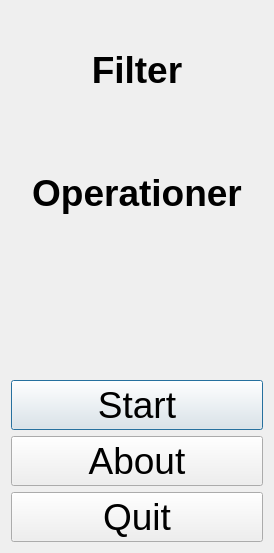
<?xml version="1.0" encoding="UTF-8"?>
<ui version="4.0">
 <class>QtFilterOperationerMenuDialog</class>
 <widget class="QDialog" name="QtFilterOperationerMenuDialog">
  <property name="geometry">
   <rect>
    <x>0</x>
    <y>0</y>
    <width>274</width>
    <height>553</height>
   </rect>
  </property>
  <property name="font">
   <font>
    <pointsize>28</pointsize>
   </font>
  </property>
  <property name="windowTitle">
   <string>FilterOperationer</string>
  </property>
  <layout class="QVBoxLayout" name="verticalLayout">
   <item>
    <widget class="QLabel" name="label_title">
     <property name="font">
      <font>
       <pointsize>28</pointsize>
       <weight>75</weight>
       <bold>true</bold>
      </font>
     </property>
     <property name="text">
      <string>Filter</string>
     </property>
     <property name="alignment">
      <set>Qt::AlignCenter</set>
     </property>
    </widget>
   </item>
   <item>
    <widget class="QLabel" name="label_title_2">
     <property name="font">
      <font>
       <pointsize>28</pointsize>
       <weight>75</weight>
       <bold>true</bold>
      </font>
     </property>
     <property name="text">
      <string>Operationer</string>
     </property>
     <property name="alignment">
      <set>Qt::AlignCenter</set>
     </property>
    </widget>
   </item>
   <item>
    <widget class="QLabel" name="label">
     <property name="text">
      <string/>
     </property>
     <property name="pixmap">
      <pixmap resource="ToolFilterOperationer.qrc">:/filteroperationer/images/ToolFilterOperationerResult.png</pixmap>
     </property>
     <property name="alignment">
      <set>Qt::AlignCenter</set>
     </property>
    </widget>
   </item>
   <item>
    <widget class="QPushButton" name="button_start">
     <property name="text">
      <string>Start</string>
     </property>
    </widget>
   </item>
   <item>
    <widget class="QPushButton" name="button_about">
     <property name="text">
      <string>About</string>
     </property>
    </widget>
   </item>
   <item>
    <widget class="QPushButton" name="button_quit">
     <property name="text">
      <string>Quit</string>
     </property>
    </widget>
   </item>
  </layout>
 </widget>
 <layoutdefault spacing="6" margin="11"/>
 <resources>
  <include location="ToolFilterOperationer.qrc"/>
 </resources>
 <connections/>
</ui>
